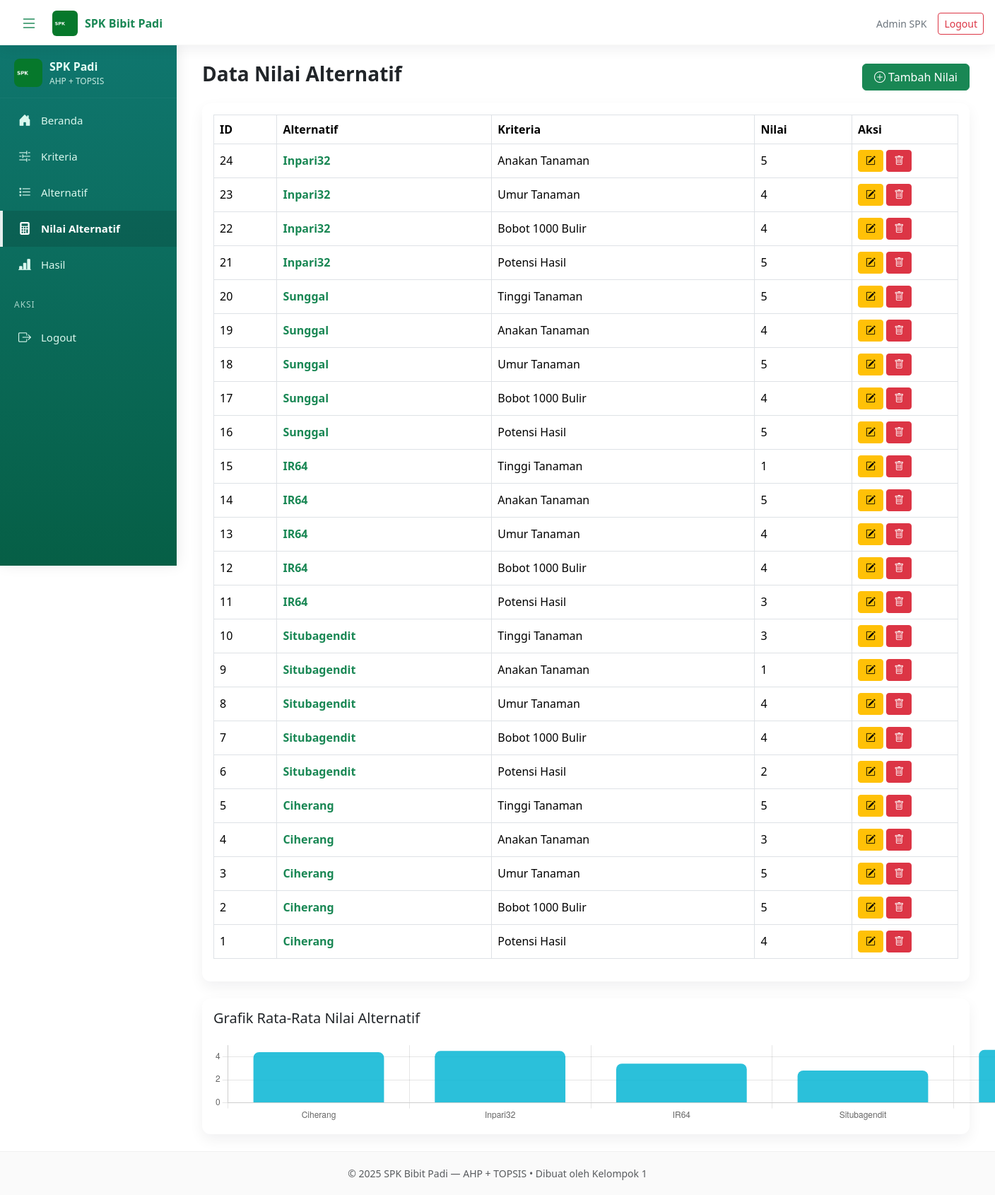
The app's page /index.php?page=nilai (signed in) with its own data.
### tables this page shows
CREATE TABLE `nilai_alternatif` (
  `id_nilai` int(11) NOT NULL,
  `id_alternatif` int(11) DEFAULT NULL,
  `id_kriteria` int(11) DEFAULT NULL,
  `nilai` int(11) DEFAULT NULL
);

CREATE TABLE `alternatif` (
  `id_alternatif` int(11) NOT NULL,
  `kode` varchar(10) NOT NULL,
  `nama` varchar(50) NOT NULL
);

CREATE TABLE `kriteria` (
  `id_kriteria` int(11) NOT NULL,
  `kode` varchar(10) NOT NULL,
  `nama` varchar(50) NOT NULL,
  `bobot` decimal(10,3) NOT NULL,
  `sifat` enum('benefit','cost') NOT NULL
);

### pages/nilai.php (the view, shortened to what this page needs)
<?php
include "./config/koneksi.php";
$nilai = mysqli_query($koneksi, "
    SELECT n.*,
           a.nama AS alternatif,
           k.nama AS kriteria
    FROM nilai_alternatif n
    JOIN alternatif a ON n.id_alternatif=a.id_alternatif
    JOIN kriteria k   ON n.id_kriteria=k.id_kriteria
    ORDER BY n.id_nilai DESC
");
$nilai_data = [];
mysqli_data_seek($nilai, 0);
while ($d = mysqli_fetch_assoc($nilai)) {
    $nilai_data[] = $d;
}
$grafik_q = mysqli_query($koneksi, "
    SELECT a.nama AS alternatif, AVG(n.nilai) AS avg_nilai
    FROM nilai_alternatif n
    JOIN alternatif a ON a.id_alternatif=n.id_alternatif
    GROUP BY n.id_alternatif
    ORDER BY a.nama
");
$chart_label = [];
$chart_data  = [];
while ($d = mysqli_fetch_assoc($grafik_q)) {
    $chart_label[] = $d['alternatif'];
    $chart_data[]  = floatval($d['avg_nilai']);
}
?>
<link href="https://cdn.jsdelivr.net/npm/bootstrap@5.3.2/dist/css/bootstrap.min.css" rel="stylesheet">
<div class="container-fluid">
    <div class="d-flex justify-content-between align-items-center mb-3">
        <h3 class="fw-bold">Data Nilai Alternatif</h3>
        <button class="btn btn-success px-3" data-bs-toggle="modal" data-bs-target="#modalTambah">
            <i class="bi bi-plus-circle"></i> Tambah Nilai
        </button>
    </div>
    <div class="card card-modern mb-4">
        <div class="card-body">
            <div class="table-responsive">
                <table class="table table-bordered table-modern align-middle">
                    <thead>
                        <tr>
                            <th>ID</th>
                            <th>Alternatif</th>
                            <th>Kriteria</th>
                            <th>Nilai</th>
                            <th width="150">Aksi</th>
                        </tr>
                    </thead>
                    <tbody>
                        <?php foreach ($nilai_data as $d): ?>
                        <tr>
                            <td><?= $d['id_nilai'] ?></td>
                            <td class="fw-bold text-success"><?= htmlspecialchars($d['alternatif']) ?></td>
                            <td><?= htmlspecialchars($d['kriteria']) ?></td>
                            <td><?= $d['nilai'] ?></td>
                            <td>
                                <button class="btn btn-warning btn-sm btn-icon"
                                    data-bs-toggle="modal" data-bs-target="#modalEdit<?= $d['id_nilai'] ?>">
                                    <i class="bi bi-pencil-square"></i>
                                </button>
                                <a onclick="return confirm('Hapus nilai ini?')"
                                   href="index.php?page=nilai&hapus=<?= $d['id_nilai'] ?>"
                                   class="btn btn-danger btn-sm btn-icon">
                                    <i class="bi bi-trash"></i>
                                </a>
                            </td>
                        </tr>
                        <?php endforeach; ?>
                    </tbody>
                </table>
            </div>
        </div>
    </div>
    <div class="card card-modern p-3">
        <h5 class="mb-3">Grafik Rata-Rata Nilai Alternatif</h5>
        <canvas id="chartNilai" height="120"></canvas>
    </div>
</div>
<script>
new Chart(document.getElementById('chartNilai'), {
    type: 'bar',
    data: {
        labels: <?= json_encode($chart_label) ?>,
        datasets: [{
            label: "Rata-rata Nilai",
            data: <?= json_encode($chart_data) ?>,
            backgroundColor: 'rgba(6,182,212,0.85)',
            borderRadius: 8
        }]
    },
    options: {
        plugins: { legend: { display:false }},
        scales: { y: { beginAtZero: true }}
    }
});
// Auto-focus dan debugging
document.addEventListener('DOMContentLoaded', function() {
    const modals = document.querySelectorAll('.modal');
    modals.forEach(modal => {
        modal.addEventListener('shown.bs.modal', function() {
            const firstInput = this.querySelector('select, input:not([type="hidden"])');
            if (firstInput) {
                firstInput.focus();
            }
        });
    });
});
</script>

### index.php (shortened to what this page needs)
<!DOCTYPE html>
<html lang="id">
<head>
</head>
<body>
<?php include 'header.php'; ?>
<?php include 'sidebar.php'; ?>
<div class="content" style="padding:24px; margin-top:0px;">
    <?php
    $page = isset($_GET['page']) ? $_GET['page'] : 'beranda';
    $pfile = __DIR__ . '/pages/' . $page . '.php';
    if (file_exists($pfile)) {
        include $pfile;
    } else {
        echo '<h3>Halaman tidak ditemukan</h3>';
    }
    ?>
</div>
<?php include 'footer.php'; ?>
</body>
</html>

### header.php (shortened to what this page needs)
<link href="https://cdn.jsdelivr.net/npm/bootstrap@5.3.2/dist/css/bootstrap.min.css" rel="stylesheet">
<link href="https://cdn.jsdelivr.net/npm/bootstrap-icons@1.11.3/font/bootstrap-icons.css" rel="stylesheet">
<link href="assets/css/style.css" rel="stylesheet">
<nav class="navbar navbar-light bg-white navbar-custom px-3 d-flex align-items-center" style="height:64px;">
    <button id="hamburger" class="hamburger-btn btn btn-link text-success me-2" aria-label="Toggle sidebar">
        <i class="bi bi-list" style="font-size:24px"></i>
    </button>
    <div class="d-flex align-items-center">
        <img src="assets/images/logo.png" alt="logo" style="height:36px;margin-right:10px;border-radius:6px;object-fit:cover">
        <span class="nav-title fw-bold text-success">SPK Bibit Padi</span>
    </div>
    <div class="ms-auto d-flex align-items-center">
        <div class="me-3 text-secondary small"><?= htmlspecialchars($_SESSION['user']['nama_lengkap'] ?? '-') ?></div>
        <a href="logout.php" class="btn btn-outline-danger btn-sm">Logout</a>
    </div>
</nav>

### sidebar.php (shortened to what this page needs)
<div id="sidebar" class="sidebar">
    <div class="brand">
        <img src="assets/images/logo.png" alt="logo">
        <div>
            <div style="font-weight:700">SPK Padi</div>
            <div style="font-size:12px; color:rgba(230,255,246,0.85)">AHP + TOPSIS</div>
        </div>
    </div>
    <a href="index.php?page=beranda" class="<?= ($_GET['page'] ?? 'beranda') == 'beranda' ? 'active' : '' ?>">
        <i class="bi bi-house-door-fill"></i><span>Beranda</span>
    </a>
    <a href="index.php?page=kriteria" class="<?= ($_GET['page'] ?? '') == 'kriteria' ? 'active' : '' ?>">
        <i class="bi bi-sliders2"></i><span>Kriteria</span>
    </a>
    <a href="index.php?page=alternatif" class="<?= ($_GET['page'] ?? '') == 'alternatif' ? 'active' : '' ?>">
        <i class="bi bi-list-stars"></i><span>Alternatif</span>
    </a>
    <a href="index.php?page=nilai" class="<?= ($_GET['page'] ?? '') == 'nilai' ? 'active' : '' ?>">
        <i class="bi bi-calculator-fill"></i><span>Nilai Alternatif</span>
    </a>
    <a href="index.php?page=hasil" class="<?= ($_GET['page'] ?? '') == 'hasil' ? 'active' : '' ?>">
        <i class="bi bi-bar-chart-line-fill"></i><span>Hasil</span>
    </a>
    <div class="section-title">Aksi</div>
    <a href="logout.php"><i class="bi bi-box-arrow-right"></i><span>Logout</span></a>
</div>

### footer.php (shortened to what this page needs)
<footer class="footer-modern">
    <div class="container-fluid text-center py-2">
        <small class="text-muted">© <?= date('Y') ?> SPK Bibit Padi — AHP + TOPSIS • Dibuat oleh Kelompok 1</small>
    </div>
</footer>

### assets/css/style.css (style rules this page uses)
:root { --green-500: #16a34a; --green-700: #065f46; --bg: #f6faf6; --muted: #6b7280; }
body { background: var(--bg); font-family: 'Poppins', Arial, sans-serif; color: #0f172a; }
.navbar-custom { background: #fff; box-shadow: 0 6px 18px rgba(15,23,42,0.06); border-bottom: 1px solid rgba(0,0,0,0.03); }
.hamburger-btn { color: var(--green-700); }
.nav-title { color: var(--green-700); font-size: 16px; }
.table thead { background: linear-gradient(90deg, rgba(22,163,74,0.08), rgba(6,182,212,0.02)); }

### header.php (style rules this page uses)
.navbar-custom { position: fixed !important; top: 0; left: 0; right: 0; z-index: 2000; }
body { padding-top: 64px !important; }

### sidebar.php (style rules this page uses)
.sidebar { width: 250px; background: linear-gradient(180deg,#0f766e,#065f46); color: #e6fff6; height: calc(100vh - 64px); position: fixed; top: 64px; left: 0; padding-top: 18px; transition: all 0.28s ease; overflow-y: auto; box-shadow: 2px 0 18px rgba(2,6,23,0.08); z-index: 1000; }
.sidebar a { color: rgba(230,255,246,0.95); text-decoration: none; padding: 12px 20px; display: flex; align-items: center; gap: 12px; font-size: 15px; transition: background 0.18s, padding-left 0.18s; border-left: 4px solid transparent; }
.sidebar a i { font-size:18px; width:22px; text-align:center }
.sidebar a.active { background: rgba(0,0,0,0.12); color: #fff; border-left-color: rgba(255,255,255,0.9); font-weight:600; }
.sidebar .brand { padding: 0 16px 14px 20px; margin-bottom: 6px; border-bottom: 1px solid rgba(255,255,255,0.04); display:flex; align-items:center; gap:10px; }
.sidebar .brand img { height:40px; border-radius:8px; }
.sidebar .section-title { padding: 12px 20px; color: rgba(230,255,246,0.7); font-size:12px; text-transform:uppercase; letter-spacing:0.08em; margin-top:10px; }

### pages/nilai.php (style rules this page uses)
.card-modern { border-radius: 12px; border: 0; box-shadow: 0 8px 20px rgba(16,24,40,0.06); }
.table-modern thead { background:#16a34a; color:white; }
.btn-icon { padding:4px 10px; }

### footer.php (style rules this page uses)
.footer-modern { position: static; left: 0 !important; right: 0; bottom: 0; width: 100% !important; background: rgba(15,23,42,0.02); border-top: 1px solid rgba(0,0,0,0.04); padding: 12px 0; text-align: center !important; }
.footer-modern small { width: 100%; display: block; text-align: center; }

### index.php (style rules this page uses)
@media (min-width: 769px) { .content { margin-left: 250px; transition: margin-left 0.28s ease; } }
@media (min-width: 769px) { .footer-modern { left: 250px; transition: left 0.28s ease; } }

### records on screen
nilai_alternatif: id_nilai "24", id_alternatif.nama "Inpari32", id_kriteria.nama "Anakan Tanaman", nilai "5"
nilai_alternatif: id_nilai "23", id_alternatif.nama "Inpari32", id_kriteria.nama "Umur Tanaman", nilai "4"
nilai_alternatif: id_nilai "22", id_alternatif.nama "Inpari32", id_kriteria.nama "Bobot 1000 Bulir", nilai "4"
nilai_alternatif: id_nilai "21", id_alternatif.nama "Inpari32", id_kriteria.nama "Potensi Hasil", nilai "5"
nilai_alternatif: id_nilai "20", id_alternatif.nama "Sunggal", id_kriteria.nama "Tinggi Tanaman", nilai "5"
nilai_alternatif: id_nilai "19", id_alternatif.nama "Sunggal", id_kriteria.nama "Anakan Tanaman", nilai "4"
nilai_alternatif: id_nilai "18", id_alternatif.nama "Sunggal", id_kriteria.nama "Umur Tanaman", nilai "5"
nilai_alternatif: id_nilai "17", id_alternatif.nama "Sunggal", id_kriteria.nama "Bobot 1000 Bulir", nilai "4"
nilai_alternatif: id_nilai "16", id_alternatif.nama "Sunggal", id_kriteria.nama "Potensi Hasil", nilai "5"
nilai_alternatif: id_nilai "15", id_alternatif.nama "IR64", id_kriteria.nama "Tinggi Tanaman", nilai "1"
nilai_alternatif: id_nilai "14", id_alternatif.nama "IR64", id_kriteria.nama "Anakan Tanaman", nilai "5"
nilai_alternatif: id_nilai "13", id_alternatif.nama "IR64", id_kriteria.nama "Umur Tanaman", nilai "4"
nilai_alternatif: id_nilai "12", id_alternatif.nama "IR64", id_kriteria.nama "Bobot 1000 Bulir", nilai "4"
nilai_alternatif: id_nilai "11", id_alternatif.nama "IR64", id_kriteria.nama "Potensi Hasil", nilai "3"
nilai_alternatif: id_nilai "10", id_alternatif.nama "Situbagendit", id_kriteria.nama "Tinggi Tanaman", nilai "3"
nilai_alternatif: id_nilai "9", id_alternatif.nama "Situbagendit", id_kriteria.nama "Anakan Tanaman", nilai "1"
nilai_alternatif: id_nilai "8", id_alternatif.nama "Situbagendit", id_kriteria.nama "Umur Tanaman", nilai "4"
nilai_alternatif: id_nilai "7", id_alternatif.nama "Situbagendit", id_kriteria.nama "Bobot 1000 Bulir", nilai "4"
nilai_alternatif: id_nilai "6", id_alternatif.nama "Situbagendit", id_kriteria.nama "Potensi Hasil", nilai "2"
nilai_alternatif: id_nilai "5", id_alternatif.nama "Ciherang", id_kriteria.nama "Tinggi Tanaman", nilai "5"
nilai_alternatif: id_nilai "4", id_alternatif.nama "Ciherang", id_kriteria.nama "Anakan Tanaman", nilai "3"
nilai_alternatif: id_nilai "3", id_alternatif.nama "Ciherang", id_kriteria.nama "Umur Tanaman", nilai "5"
nilai_alternatif: id_nilai "2", id_alternatif.nama "Ciherang", id_kriteria.nama "Bobot 1000 Bulir", nilai "5"
nilai_alternatif: id_nilai "1", id_alternatif.nama "Ciherang", id_kriteria.nama "Potensi Hasil", nilai "4"

### other values on screen
$_SESSION['user']['nama_lengkap'] "Admin SPK"
chart data {{ json_encode($chart_label) }} ["Ciherang","Inpari32","IR64","Situbagendit","Sunggal"]
chart data {{ json_encode($chart_data) }} [4.4,4.5,3.4,2.8,4.6]
